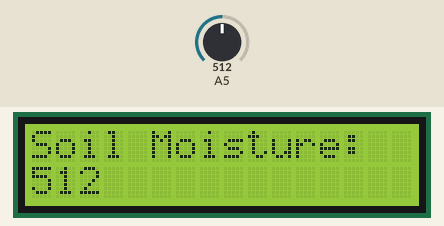
This sketch was run on a simulated Arduino Uno, built with avr-gcc and run on an emulated ATmega328P. Parts: 16×2 character LCD. The test bench sets the inputs (shaded band); at power-on: A5 = 512.

Above: at 1.2 s.
1.3 s: A5 set to 716
At 2.5 s:
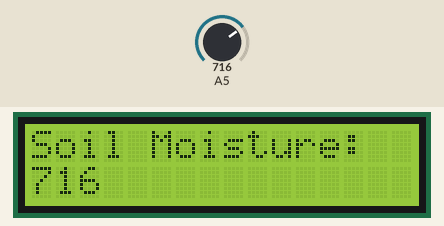
2.8 s: A5 set to 900
At 3.6 s:
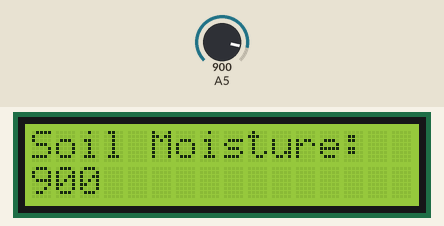
4.4 s: A5 set to 1023
At 5.6 s:
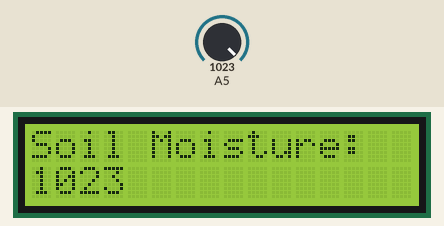
Timing chart, 0 to 7.4 s (numbered marks = the images above; inputs shaded):
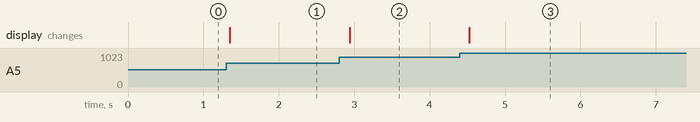

Measured:
- after the input at 1.3 s, the display: changes after 0.05 s (image 1)
- after the input at 2.8 s, the display: changes after 0.14 s (image 2)
- after the input at 4.4 s, the display: changes after 0.13 s (image 3)

The sketch:

soil_mois_I2cLCD.ino
```cpp
#include <LiquidCrystal_I2C.h>
int lcdColumns = 16;
int lcdRows = 2;
LiquidCrystal_I2C lcd(0x27, lcdColumns, lcdRows);

const int analogInPin = A0;
int sensorValue = 0;

void setup(){
  lcd.init();
  lcd.backlight();
}

void loop(){
  lcd.setCursor(0, 0);
  lcd.print("Soil Moisture:");
  sensorValue=analogRead(A5);
  lcd.setCursor(0,1);
  lcd.print(sensorValue);
  delay(300);
}
```
